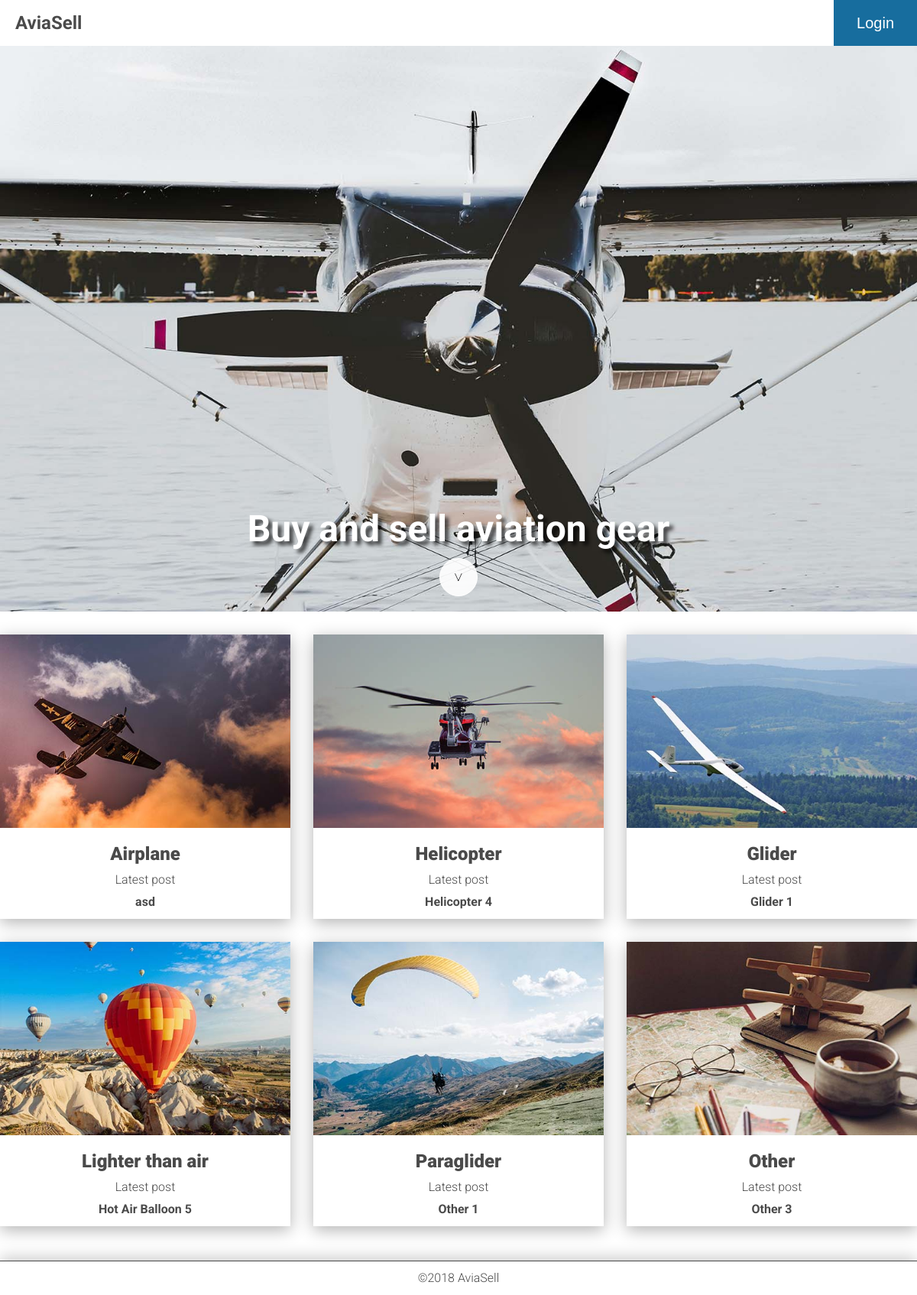
The page / on the database its author committed.
### app/database_setup.py (models this page shows, shortened)
class Category(Base):
    __tablename__ = 'category'
    id = Column(Integer, primary_key=True)
    name = Column(String(250), nullable=False)
    picture = Column(String(250))
    description = Column(String(250))
    slug = Column(String(30), unique=True)

class CategoryItem(Base):
    __tablename__ = 'category_item'
    id = Column(Integer, primary_key=True)
    title = Column(String(80), nullable=False)
    description = Column(Text(), nullable=False)
    location = Column(String(250), nullable=False)
    picture = Column(String(250), nullable=False)
    price = Column(String(32), nullable=False)
    created_date = Column(DateTime, default=datetime.datetime.utcnow)
    category_id = Column(Integer, ForeignKey('category.id'))
    category = relationship(Category)
    user_id = Column(Integer, ForeignKey('user.id'))
    user = relationship(User)

### app/views/index.py (the view)
@webapp.route('/')
def mainIndex():
    categories = CategoryModel.getAll()
    catWithLatestItem = []
    for category in categories:
        catWithLatestItem.append((category, ItemModel.getLatestItem(category.id)))
    return render_template('index.html', categories=catWithLatestItem)

### app/models/category.py (called while the page is built)
    def getAll():
        result = session.query(Category).all()
        return result

### app/models/item.py (called while the page is built)
    def getLatestItem(category_id):
        result = session.query(CategoryItem).filter_by(category_id=category_id).order_by(CategoryItem.created_date.desc()).first()
        return result

### app/templates/index.html (shortened to what this page needs)
{% extends "base.html" %}
{% block content %}
  <div id="banner">
    <div class="bannerText">
      <h1 class="slogan" tabindex="0">
          Buy and sell aviation gear
        </h1>
      <a href="#catList">
        <div class="arrow">
          &gt;
        </div>
      </a>
    </div>
  </div>
  <div class="container">
    <ul id="catList" class="categoryList">
      {% for category, item in categories %}
      <li class="categoryItem shadow">
        <a href="{{ url_for('getCategory', category_slug = category.slug) }}">
          <img
            src="{{ url_for('static', filename='images/' + category.picture) }}"
            alt="{{ category.description }}">
        </a>
        <h2 class="categoryTitle">
          <a href="{{ url_for('getCategory', category_slug = category.slug) }}">
            {{ category.name }}
          </a>
        </h2>
        <h3 class="categorySub">
          Latest post
        </h3>
        <h4 class="latestItem">
          <a href="{{ url_for('readItem', category_slug = category.slug, item_name = item.title, item_id=item.id) }}">
            {{item.title}}
          </a>
        </h4>
      </li>
      {% endfor %}
    </ul>
  </div>
{% endblock %}

### app/static/css/main.css (style rules this page uses)
body,html { margin:0;padding:0;width:100%;height:100% }
embed,img,object,video { margin:0;padding:0;max-width:100% }
body { font-family:Roboto,sans-serif;font-size:16px;line-height:24px;display:-ms-grid;display:grid;-ms-grid-rows:60px auto 60px;grid-template-rows:60px auto 60px;color:#4a4a4a }
li,ul { list-style:none;padding:0;margin:0 }
a { text-decoration:none;color:#4a4a4a }
.shadow { box-shadow:0 5px 20px 0 rgba(0,0,0,.3) }
#banner { height:calc(100vh - 60px);background-image:url(../images/mainbanner1500x1000px.jpg);background-color:#4a4a4a;background-position:50%;background-repeat:no-repeat;background-size:cover;width:100%;margin:auto;-ms-flex-align:end;align-items:flex-end }
#banner,#banner .bannerText { display:-ms-flexbox;display:flex;-ms-flex-wrap:wrap;flex-wrap:wrap;-ms-flex-pack:center;justify-content:center }
#banner .bannerText .slogan { width:100%;color:#fff;font-weight:700;font-size:48px;line-height:56px;text-align:center;position:relative;padding:10px 20px;margin:0;text-shadow:5px 5px 5px rgba(0,0,0,.7) }
#banner .bannerText .arrow { display:-ms-grid;display:grid;-ms-flex-pack:center;justify-content:center;-ms-flex-align:center;align-items:center;width:48px;height:48px;border:1px solid #fff;border-radius:50%;background-color:hsla(0,0%,100%,.9);transform:rotate(90deg);margin:0 0 20px;font-size:24px;font-weight:100;color:#000 }
.categoryList { margin:30px 0;grid-gap:30px }
.categoryList,.categoryList .categoryItem { display:-ms-grid;display:grid }
.categoryList .categoryItem .categoryTitle { font-size:24px;font-weight:900;color:#4a4a4a;text-align:center;padding:15px 0 10px;margin:0 }
.categoryList .categoryItem .categorySub { font-size:16px;font-weight:300;color:#4a4a4a;text-align:center;padding:0 0 5px;margin:0 }
.categoryList .categoryItem .latestItem { font-size:16px;font-weight:700;color:#4a4a4a;text-align:center;padding:0 0 10px;margin:0 }
.container,main { max-width:100% }
.container { margin:20px }
@media screen and (min-width:500px) { .categoryList { -ms-grid-columns:1fr 1fr;grid-template-columns:1fr 1fr } }
@media screen and (min-width:800px) { .categoryList { -ms-grid-columns:1fr 1fr 1fr;grid-template-columns:1fr 1fr 1fr } }
@media screen and (min-width:1200px) { .container { width:1200px;margin:0 auto } }

### rows shown on the page
Category: picture (picture), name "Airplane", title "asd"
Category: picture (picture), name "Helicopter", title "Helicopter 4"
Category: picture (picture), name "Glider", title "Glider 1"
Category: picture (picture), name "Lighter than air", title "Hot Air Balloon 5"
Category: picture (picture), name "Paraglider", title "Other 1"
Category: picture (picture), name "Other", title "Other 3"
